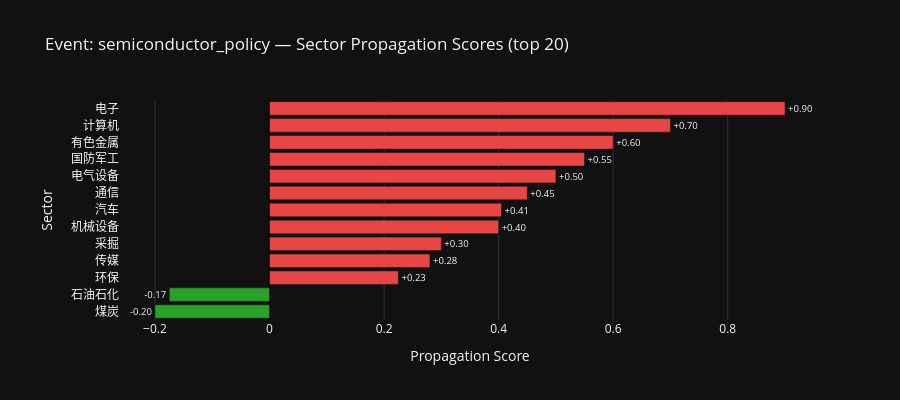

Notebook code for this chart:
### Markdown cell above
## 5. Bar Chart: Propagation Scores by Sector

### Code cell
def plot_propagation_scores(event_type: str, max_hop: int = 2, top_n: int = 20):
    results = graph.propagate_event(event_type, max_hop=max_hop)
    # Show top_n by abs score
    shown = results[:top_n]
    
    df = pd.DataFrame({
        'sector': [r.sector_name for r in shown],
        'score': [r.score for r in shown],
        'hop': [r.hop for r in shown],
    })
    df = df.sort_values('score')
    
    colors = ['#e84545' if s > 0 else '#2ba02b' for s in df['score']]
    
    fig = go.Figure(go.Bar(
        x=df['score'],
        y=df['sector'],
        orientation='h',
        marker_color=colors,
        text=[f"{s:+.2f}" for s in df['score']],
        textposition='outside',
        customdata=df['hop'],
        hovertemplate='%{y}<br>score: %{x:+.3f}<br>hop: %{customdata}<extra></extra>',
    ))
    fig.update_layout(
        title=f'Event: {event_type} — Sector Propagation Scores (top {top_n})',
        xaxis_title='Propagation Score',
        yaxis_title='Sector',
        height=max(400, len(df) * 28),
        xaxis=dict(zeroline=True, zerolinewidth=2, zerolinecolor='black'),
        margin=dict(l=120, r=80),
        showlegend=False,
    )
    fig.show()


plot_propagation_scores('semiconductor_policy')

### Figure 1 — Plotly figure (JSON) as saved in the notebook; plotly's stock layout.template omitted (floating-point values rounded to 4 significant figures)
{"data": [{"customdata": [2, 2, 2, 2, 2, 1, 2, 2, 1, 1, 1, 1, 1], "hovertemplate": "%{y}<br>score: %{x:+.3f}<br>hop: %{customdata}<extra></extra>", "marker": {"color": ["#2ba02b", "#2ba02b", "#e84545", "#e84545", "#e84545", "#e84545", "#e84545", "#e84545", "#e84545", "#e84545", "#e84545", "#e84545", "#e84545"]}, "orientation": "h", "text": ["-0.20", "-0.17", "+0.23", "+0.28", "+0.30", "+0.40", "+0.41", "+0.45", "+0.50", "+0.55", "+0.60", "+0.70", "+0.90"], "textposition": "outside", "x": [-0.2, -0.175, 0.225, 0.28, 0.3, 0.4, 0.405, 0.45, 0.5, 0.55, 0.6, 0.7, 0.9], "y": ["煤炭", "石油石化", "环保", "传媒", "采掘", "机械设备", "汽车", "通信", "电气设备", "国防军工", "有色金属", "计算机", "电子"], "type": "bar"}], "layout": {"xaxis": {"title": {"text": "Propagation Score"}, "zeroline": true, "zerolinewidth": 2, "zerolinecolor": "black"}, "margin": {"l": 120, "r": 80}, "title": {"text": "Event: semiconductor_policy — Sector Propagation Scores (top 20)"}, "yaxis": {"title": {"text": "Sector"}}, "height": 400, "showlegend": false}}
